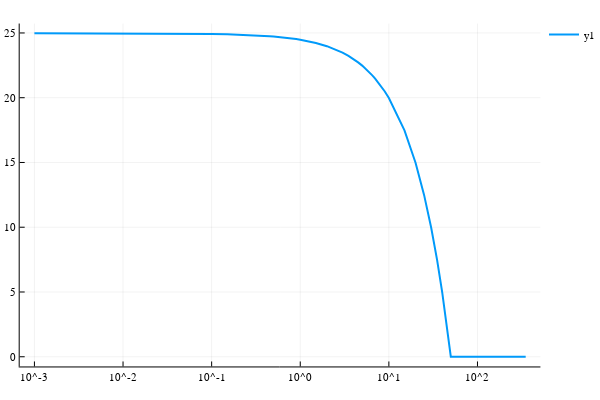

The code cell stored with this chart in its notebook:
### Markdown cell above
## S vs ξ

### Code cell
glcC = mets[:c][glcindex];
glcSs = [s(glcC, transp_glc(fbares), fbares.ξ) for fbares in fbaress];
# glcSs = [fbares.s[glcindex] for fbares in fbaress]
plot((ξrange, glcSs), xaxis = :log, lw = 2)

### Figure 1 — Plotly figure (JSON) as saved in the notebook; plotly's stock layout.template omitted (floating-point values rounded to 4 significant figures)
{"data": [{"colorbar": {"title": ""}, "hoverinfo": "text", "legendgroup": "y1", "line": {"color": "rgba(0, 154, 250, 1.000)", "dash": "solid", "shape": "linear", "width": 2}, "mode": "lines", "name": "y1", "showlegend": true, "text": [null, null, null, null, null, null, null, null, null, null, null, null, null, null, null, null, null, null, null, null, null, null, null, null, null, null, null, null, null, null, null, null, null, null, null, null, null, null, null, null, null, null, null, null, null, null, null, null, null, null, null, null, null, null, null, null, null, null, null, null, null, null, null, null, null, null, null, null, null, null, null, null, null, null, null, null, null, null, null, null, null, null, null, null, null, null, null, null, null, null, null], "type": "scatter", "x": [0.001, 0.0015, 0.002, 0.0025, 0.003, 0.0035, 0.004, 0.0045, 0.005, 0.0055, 0.006, 0.0065, 0.007, 0.0075, 0.008, 0.0085, 0.009, 0.01, 0.015, 0.02, 0.025, 0.03, 0.035, 0.04, 0.045, 0.05, 0.055, 0.06, 0.065, 0.07, 0.075, 0.08, 0.085, 0.09, 0.1, 0.15, 0.2, 0.25, 0.3, 0.35, 0.4, 0.45, 0.5, 0.55, 0.6, 0.65, 0.7, 0.75, 0.8, 0.85, 0.9, 1, 1.5, 2, 2.5, 3, 3.5, 4, 4.5, 5, 5.5, 6, 6.5, 7, 7.5, 8, 8.5, 9, 10, 15, 20, 25, 30, 35, 40, 45, 50, 55, 60, 65, 70, 75, 80, 85, 90, 100, 150, 200, 250, 300, 350], "xaxis": "x1", "y": [24.98, 24.98, 24.98, 24.98, 24.98, 24.98, 24.98, 24.98, 24.98, 24.98, 24.97, 24.97, 24.97, 24.97, 24.97, 24.97, 24.97, 24.97, 24.97, 24.97, 24.97, 24.96, 24.96, 24.96, 24.96, 24.95, 24.95, 24.95, 24.95, 24.94, 24.94, 24.94, 24.94, 24.93, 24.93, 24.9, 24.88, 24.85, 24.83, 24.8, 24.78, 24.75, 24.73, 24.7, 24.68, 24.65, 24.63, 24.6, 24.58, 24.55, 24.53, 24.48, 24.23, 23.98, 23.73, 23.48, 23.23, 22.98, 22.73, 22.48, 22.23, 21.98, 21.73, 21.48, 21.23, 20.98, 20.73, 20.48, 19.98, 17.48, 14.98, 12.48, 9.978, 7.478, 4.978, 2.478, 0, 0, 0, 0, 0, 0, 0, 0, 0, 0, 0, 0, 0, 0, 0], "yaxis": "y1"}], "layout": {"annotations": [], "height": 400, "legend": {"bgcolor": "rgba(255, 255, 255, 1.000)", "bordercolor": "rgba(0, 0, 0, 1.000)", "font": {"color": "rgba(0, 0, 0, 1.000)", "family": "sans-serif", "size": 11}, "tracegroupgap": 0, "x": 1, "y": 1}, "margin": {"b": 20, "l": 0, "r": 0, "t": 20}, "paper_bgcolor": "rgba(255, 255, 255, 1.000)", "plot_bgcolor": "rgba(255, 255, 255, 1.000)", "showlegend": true, "width": 600, "xaxis": {"anchor": "y1", "domain": [0.03619, 0.9934], "gridcolor": "rgba(0, 0, 0, 0.100)", "gridwidth": 0.5, "linecolor": "rgba(0, 0, 0, 1.000)", "mirror": false, "range": [-3.166, 2.71], "showgrid": true, "showline": true, "showticklabels": true, "tickangle": 0, "tickcolor": "rgb(0, 0, 0)", "tickfont": {"color": "rgba(0, 0, 0, 1.000)", "family": "sans-serif", "size": 11}, "tickmode": "array", "ticks": "inside", "ticktext": ["10^-3", "10^-2", "10^-1", "10^0", "10^1", "10^2"], "tickvals": [0.001, 0.01, 0.1, 1, 10, 100], "title": "", "titlefont": {"color": "rgba(0, 0, 0, 1.000)", "family": "sans-serif", "size": 15}, "type": "log", "visible": true, "zeroline": false, "zerolinecolor": "rgba(0, 0, 0, 1.000)"}, "yaxis": {"anchor": "x1", "domain": [0.03762, 0.9902], "gridcolor": "rgba(0, 0, 0, 0.100)", "gridwidth": 0.5, "linecolor": "rgba(0, 0, 0, 1.000)", "mirror": false, "range": [-0.7493, 25.73], "showgrid": true, "showline": true, "showticklabels": true, "tickangle": 0, "tickcolor": "rgb(0, 0, 0)", "tickfont": {"color": "rgba(0, 0, 0, 1.000)", "family": "sans-serif", "size": 11}, "tickmode": "array", "ticks": "inside", "ticktext": ["0", "5", "10", "15", "20", "25"], "tickvals": [0, 5, 10, 15, 20, 25], "title": "", "titlefont": {"color": "rgba(0, 0, 0, 1.000)", "family": "sans-serif", "size": 15}, "type": "-", "visible": true, "zeroline": false, "zerolinecolor": "rgba(0, 0, 0, 1.000)"}}}
